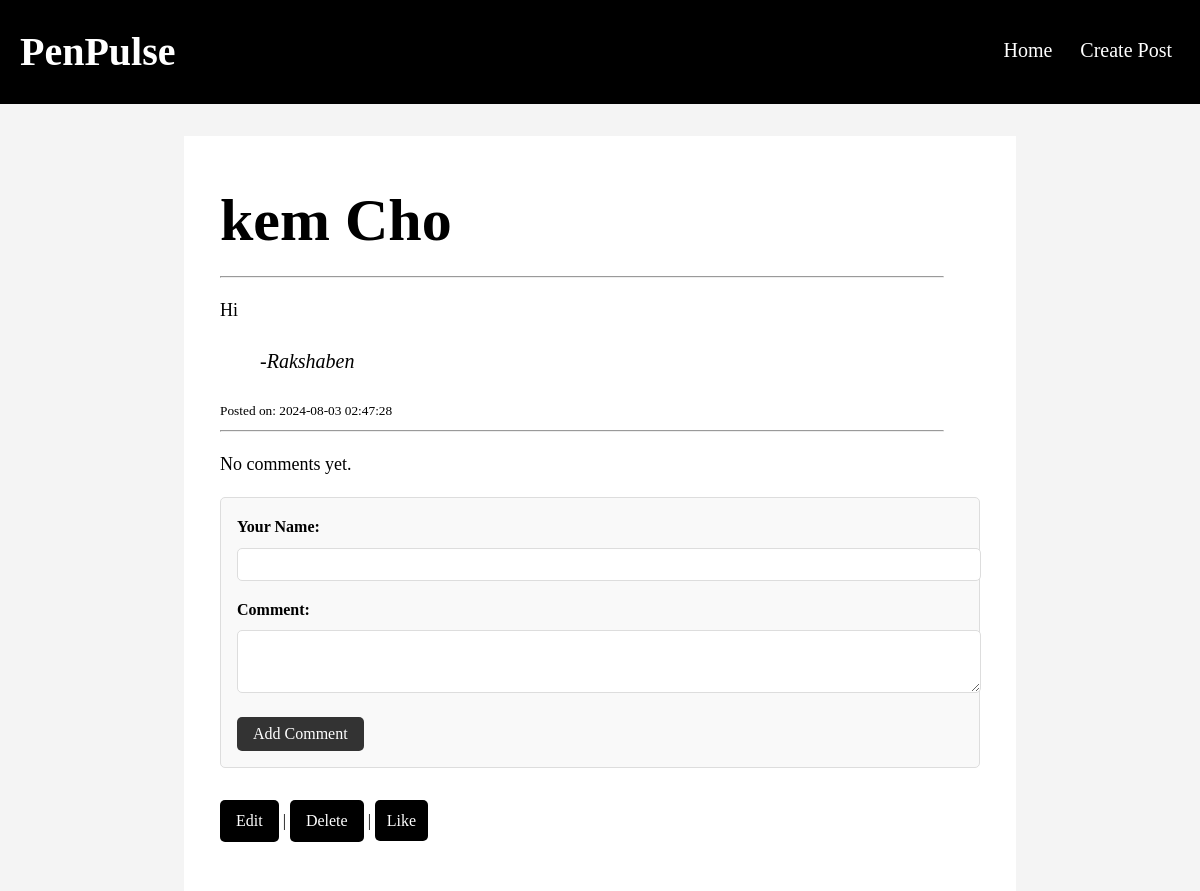
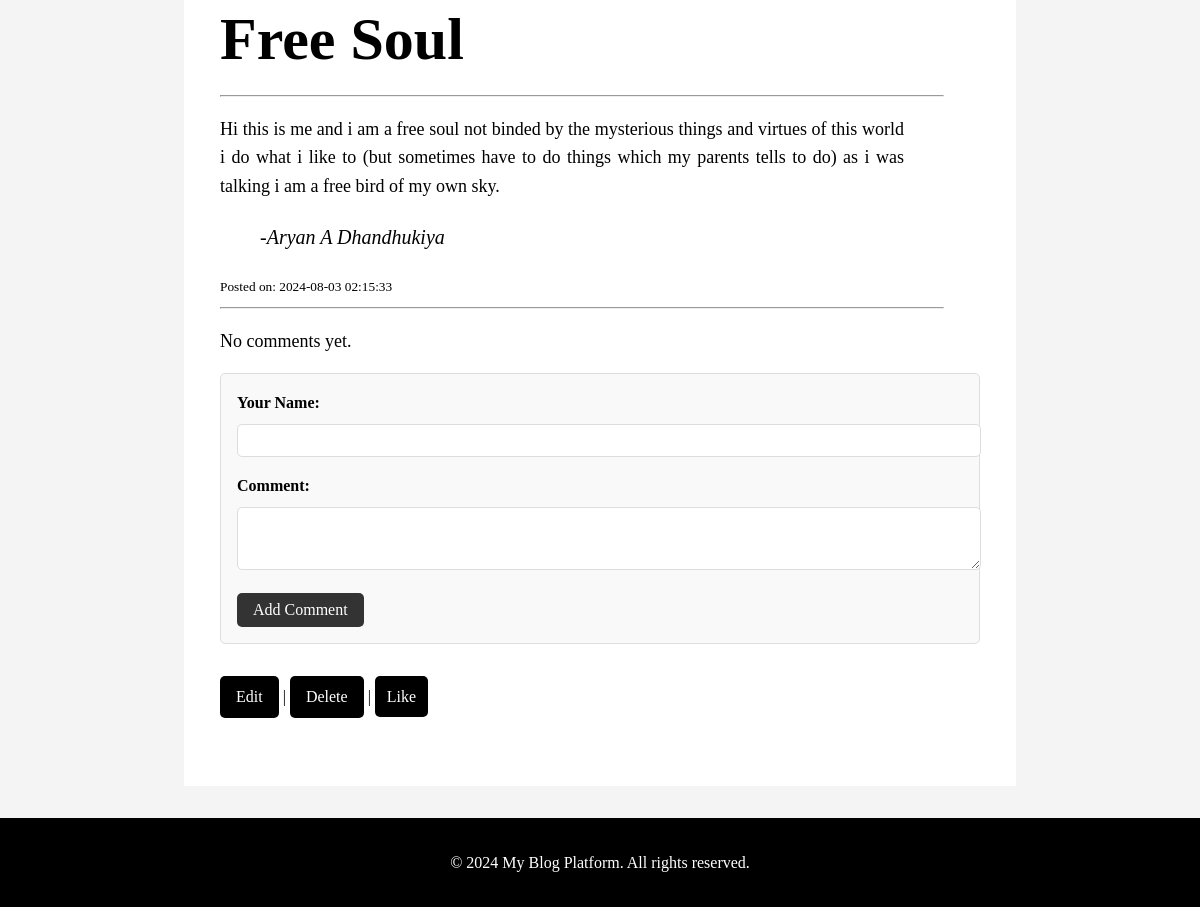
The page / on the database its author committed (2 pictures, top to bottom).
### tables this page shows
CREATE TABLE `posts` (
  `id` int(11) NOT NULL,
  `title` varchar(250) NOT NULL,
  `content` varchar(1000) NOT NULL,
  `author` varchar(50) NOT NULL,
  `createdat` timestamp NOT NULL DEFAULT current_timestamp()
);

### index.php (the view, shortened to what this page needs)
<!DOCTYPE html>
<html lang="en">
  <head>
    <link rel="stylesheet" href="styles.css" />
  </head>
  <body>
    <nav>
      <h1>PenPulse</h1>
      <ul>
        <li><a href="index.php">Home</a></li>
        <li><a href="create.php">Create Post</a></li>
      </ul>
    </nav>
    <main>
      <section class="blog-posts">
        <?php
            include("db.php");
            $query = "SELECT * FROM posts ORDER BY createdat DESC";
            $result = $conn->query($query);
            if ($result->num_rows > 0) {
                while ($row = $result->fetch_assoc()) {
                    echo "<article>";
                    echo "<h2>" . htmlspecialchars($row['title']) . "</h2>";
                    echo "<hr>";
                    echo "<p>" . nl2br(htmlspecialchars($row['content'])) . "</p>";
                    echo "<blockquote>-" . htmlspecialchars($row['author']) . "</blockquote>";
                    echo "<small>Posted on: " . htmlspecialchars($row['createdat']) . "</small>";
                    echo "<hr>";
                    $postId = $row['id'];
                    $commentsQuery = "SELECT * FROM comments WHERE post_id = $postId ORDER BY createdat DESC";
                    $commentsResult = $conn->query($commentsQuery);
                    if ($commentsResult->num_rows > 0) {
                        while ($comment = $commentsResult->fetch_assoc()) {
                            echo "<p><strong>" . htmlspecialchars($comment['author']) . ":</strong> " . nl2br(htmlspecialchars($comment['content'])) . "</p>";
                        }
                    } else {
                        echo "<p>No comments yet.</p>";
                    }
                    echo "<form action='comment.php' method='post'>";
                    echo "<label for='comment_author'>Your Name:</label>";
                    echo "<input type='text' id='comment_author' name='author' required>";
                    echo "<label for='comment_content'>Comment:</label>";
                    echo "<textarea id='comment_content' name='content' rows='3' required></textarea>";
                    echo "<button type='submit'>Add Comment</button>";
                    echo "</form>";
                    $userIp = $_SERVER['REMOTE_ADDR'];
                    $likeQuery = "SELECT * FROM likes WHERE post_id = $postId AND user_ip = '$userIp'";
                    $likeResult = $conn->query($likeQuery);
                    $liked = $likeResult->num_rows > 0;
                    echo "<div class='actions'>";
                    echo "<a class='edit' href='edit.php?id=" . $row['id'] . "'>Edit</a> | ";
                    echo "<a class='delete' href='delete.php?id=" . $row['id'] . "' onclick=\"return confirm('Are you sure you want to delete this post?');\">Delete</a>";
                    if ($liked) {
                        echo " | <span class='liked'>Liked</span>";
                    } else {
                        echo " | <a class='like' href='likes.php?id=" . $row['id'] . "'>Like</a>";
                    }
                    echo "</div>";
                    echo "</article>";
                }
            } else {
                echo "<p>No posts available.</p>";
            }
            ?>
      </section>
    </main>
    <footer>
      <p>&copy; 2024 My Blog Platform. All rights reserved.</p>
    </footer>
  </body>
</html>

### styles.css (style rules this page uses)
body { font-family: Arial, sans-serif; line-height: 1.6; margin: 0; padding: 0; background: #f4f4f4; }
nav ul { list-style: none; padding: 0; }
nav ul li { display: inline; margin: 0 0.5rem; }
nav ul li a { color: #fff; text-decoration: none; }
main { margin: 2rem auto; padding: 1rem; max-width: 800px; background: #fff; }
.blog-posts { margin-bottom: 2rem; }
.edit, .delete { display: inline-block; margin-top: 1rem; padding: 0.5rem 1rem; color: #fff; background: #333; text-decoration: none; border-radius: 5px; }
.edit { background: #007bff; }
.delete { background: #dc3545; }
footer { text-align: center; padding: 1rem 0; background: #333; color: #fff; }

### index.php (style rules this page uses)
body { line-height: 1.6; margin: 0; padding: 0; font-family: "Times New Roman", Times, serif; }
nav { display: flex; justify-content: space-between; align-items: center; background-color: black; padding: 20px 20px; }
nav h1 { color: #fff; font-family: "Times New Roman", Times, serif; font-size: 40px; margin: 0; }
nav ul { list-style-type: none; margin: 0; padding: 0; display: flex; font-family: "Times New Roman", Times, serif; }
nav ul li { margin-left: 20px; padding-bottom: 5px; }
nav ul li a { color: #fff; text-decoration: none; font-size: 20px; }
main { max-width: 800px; background: #fff; }
article { padding: 20px; }
article h2 { font-size: 60px; margin: 0; }
article p { font-size: 18px; text-align: justify; margin-right: 10%; }
article blockquote { font-size:20px; font-style: italic; }
article hr { width: 95%; margin-right: 10%; }
.edit, .delete { display: inline-block; margin-top: 1rem; padding: 0.5rem 1rem; color: white; background: #333; text-decoration: none; border-radius: 5px; font-family: "Times New Roman", Times, serif; }
.edit { background: black; }
.delete { background: black; }
.like { background: black; color: white; padding: 12px; border-radius: 5px; text-decoration: none; }
.actions { margin-top: 1rem; }
form { margin-top: 1rem; padding: 1rem; border: 1px solid #ddd; border-radius: 5px; background: #f9f9f9; }
form label { display: block; margin-bottom: 0.5rem; font-weight: bold; }
form input[type="text"], form textarea { width: 100%; padding: 0.5rem; margin-bottom: 1rem; border: 1px solid #ddd; border-radius: 5px; }
form button { padding: 0.5rem 1rem; border: none; border-radius: 5px; background: #333; color: white; font-family: "Times New Roman", Times, serif; font-size: 16px; }
footer { text-align: center; padding: 1rem 0; background: black; color: white; }

### rows shown on the page
posts: title "kem Cho", content "Hi", author "Rakshaben", createdat "2024-08-03 02:47:28"
posts: title "Free Soul", content "Hi this is me and i am a free soul not binded by the mysterious things and virtues of this world i do what i like to (but sometimes have to do things which my parents tells to do) as i was talking i am a free bird of my own sky.", author "Aryan A Dhandhukiya", createdat "2024-08-03 02:15:33"
